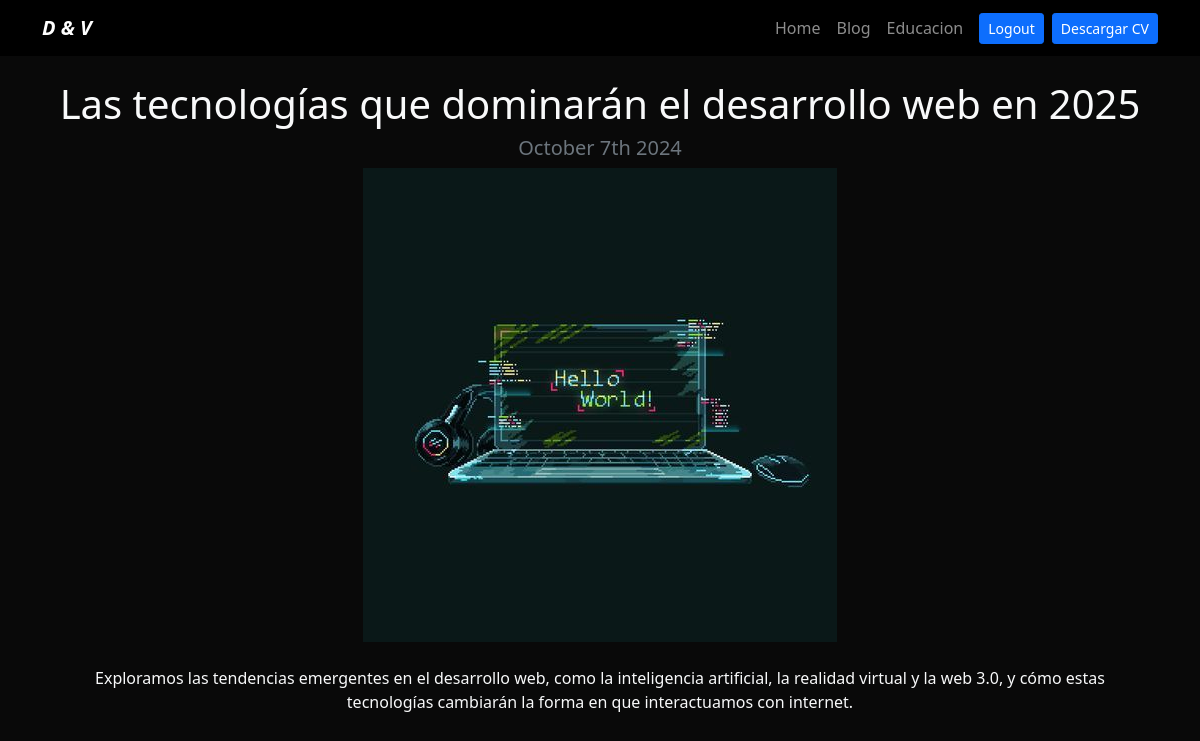
The page /blog/1 (signed in) on the database its author committed.
### blog/models.py (models this page shows, shortened)
class Post(models.Model):
    title = models.CharField(max_length=100)
    description = models.TextField()
    image = models.ImageField(upload_to="blog/images")
    date = models.DateField(default=datetime.date.today)

### blog/views.py (the view)
# urls.py: path("<int:post_id>", views.post_detail, name="post_detail"),
@login_required
def post_detail(request, post_id):
    post = get_object_or_404(Post, pk=post_id)
    return render(request, "post_detail.html", {"post": post})

### blog/templates/post_detail.html
{% extends 'layout.html' %}
{% block content %}
<div class="text-center">
  <h1>{{post.title}}</h1>
  <h2 class="my-2 h5 text-muted">{{post.date|date:'F jS Y'}}</h2>
  <img src="{{post.image.url}}" alt="{{post.title}}" class="img-fluid">
  <div class="my-4">
  {{post.description|safe}}
  </div>
</div>
{% endblock %}

### portfolio/static/main.css (style rules this page uses)
body { background: #090909; }

### rows shown on the page
Post: title "Las tecnologías que dominarán el desarrollo web en 2025", date "October 7th 2024", image (picture), description "Exploramos las tendencias emergentes en el desarrollo web, como la inteligencia artificial, la realidad virtual y la web 3.0, y cómo estas tecnologías cambiarán la forma en que interactuamos con internet."
